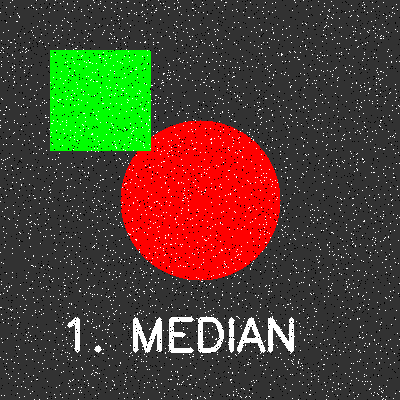
#> input picture test_1_median.bmp, 400 x 400 px
$ python 'proiect_Ionescu&Bacriu.py'
#> lines starting #> are read from the running program, lines starting #| are printed output that depends on the picture; after the words box and inside, x2 and y2 are one past the last pixel; in counts of white or black regions, pixels touching at a corner belong together
#> the answer given: 1
#> in main, src is the input picture: shape (400, 400, 3); mean B, G, R 48.2, 63.6, 78.5
import cv2
import numpy as np


def apply_median_filter(src):
    dst = src.copy()
    rows, cols, _ = src.shape
#> rows = 400; cols = 400
    padded_src = cv2.copyMakeBorder(src, 1, 1, 1, 1, cv2.BORDER_REPLICATE)
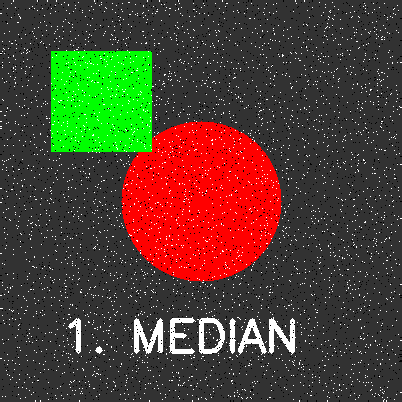
#> padded_src: shape (402, 402, 3); mean B, G, R 48.3, 63.5, 78.3

    for i in range(rows):
        for j in range(cols):
            window = padded_src[i:i + 3, j:j + 3]
            dst[i, j, 0] = np.median(window[:, :, 0])
            dst[i, j, 1] = np.median(window[:, :, 1])
            dst[i, j, 2] = np.median(window[:, :, 2])
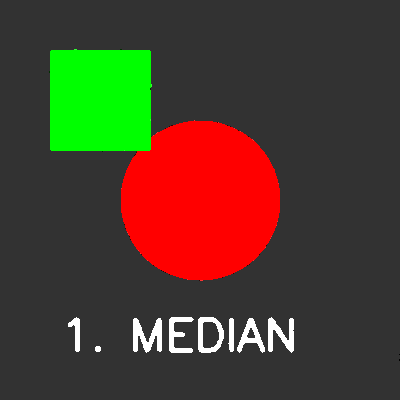
#> dst: shape (400, 400, 3); 4.99% of pixels changed, all inside (x1, y1, x2, y2) = (0, 0, 400, 400)
    return dst


# [96 lines left out: functions apply_mean_filter, apply_gaussian_filter, apply_min_filter, apply_selective_median_filter, apply_manual_inpaint, not called in this run]


def main():
    choice = 0
    while choice != -1:
        print("\n--- Proiect: Restaurarea Imaginilor ---")
        print("1. Filtru Median")
        print("2. Filtru de Mediere")
        print("3. Filtru Gaussian")
        print("4. Filtru de Minim")
        print("5. Filtru Median Selectiv")
        print("6. Inpainting Manual")
        print("-1. Iesire din program")

        try:
            choice = int(input("Optiunea ta (1-6 sau -1): "))
#> the answer given: 1
#> the answer given: 1
#> the answer given: 1
#> the answer given: 1
#> the answer given: 1
        except ValueError:
            print("Eroare: Introdu un numar valid!")
            continue

        if choice == -1:
            break

        image_paths = {
            1: "test_1_median.bmp",
            2: "test_2_mediere.bmp",
            3: "test_3_gaussian.bmp",
            4: "test_4_minim.bmp",
            5: "test_5_selectiv.bmp",
            6: "test_6_inpaint.bmp"
        }

        if choice not in image_paths:
            print("Optiune invalida! Alege un numar intre 1 si 6.")
            continue

        image_path = image_paths[choice]
        src = cv2.imread(image_path, cv2.IMREAD_COLOR)

        if src is None:
            print(f"Eroare: Nu s-a putut incarca imaginea '{image_path}'!")
            continue

        print(f"Se proceseaza imaginea '{image_path}'... (asteapta 1-3 secunde)")

        if choice == 1:
            dst = apply_median_filter(src)
        elif choice == 2:
            dst = apply_mean_filter(src)
        elif choice == 3:
            dst = apply_gaussian_filter(src)
        elif choice == 4:
            dst = apply_min_filter(src)
        elif choice == 5:
            dst = apply_selective_median_filter(src)
        elif choice == 6:
            dst = apply_manual_inpaint(src)

        cv2.imshow(f"Originala ({image_path})", src)
        cv2.imshow("Rezultat Restaurare", dst)

        cv2.imwrite("restaurat.bmp", dst)
        print("Imaginea a fost salvata ca 'restaurat.bmp'.")

        cv2.waitKey(0)
        cv2.destroyAllWindows()


if __name__ == "__main__":
#> (the run stopped early here; a loop or call above may not have finished)
